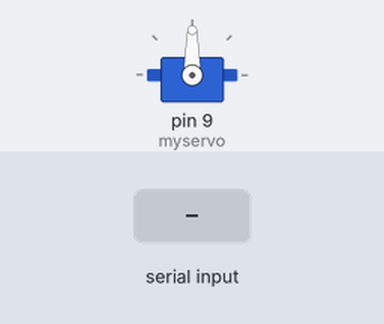
Bench run of a sketch on a simulated Arduino Uno, built with avr-gcc and run on an emulated ATmega328P. On the bench: servo. Inputs (shaded band) come from the test bench. What the sketch prints to the serial monitor is not drawn.

Above: at 1.0 s.
1.1 s: "1" received over Serial
At 1.5 s:
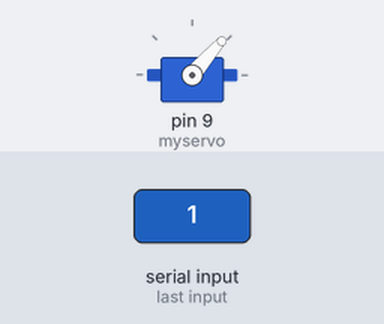
2.7 s: "0" received over Serial
At 3.9 s:
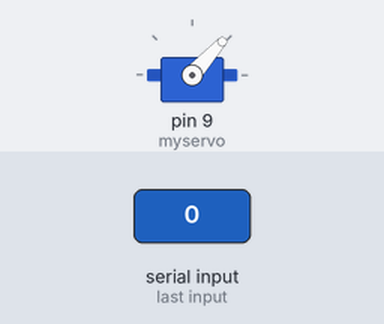
Timing chart, 0 to 5.7 s (numbered marks = the images above; inputs shaded):
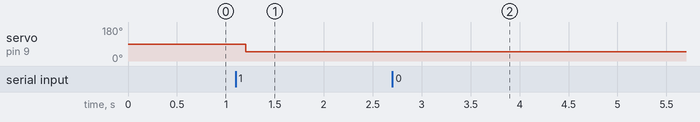

Measured:
- after the input at 1.1 s, servo on pin 9 (myservo): 90° → 49° after 0.10 s
- after the input at 2.7 s, servo on pin 9 (myservo): 49° → 48° at once

The sketch:

servo_sketch.ino
```cpp
/*
  by Jarkko Saltiola (jasalt)
  Utilizing examples
  - Communication > SerialCallResponse
  - Servo > Sweep
*/

#include <Servo.h>

Servo myservo;  // create servo object to control a servo
                // a maximum of eight servo objects can be created

int pos = 0;    // variable to store the servo position
int inByte = 0; // incoming bytes

void setup() {
  Serial.begin(9600);
  myservo.attach(9);  // attaches the servo on pin 9 to the servo object

  myservo.write(90); // start from servo center position
  establishContact(); // send a byte to establish contact until receiver responds
}

void servoTo(int deg) {
  /* Move servo to specified degree position */
  myservo.write(deg);
}

void sweep(int ms) {
  /* Goes from 0 degrees to 180 degrees in steps of 1 degree with speed defined
     by timeout in ms. */
  for(pos = 0; pos < 180; pos += 1) {
    servoTo(pos);
    delay(ms);
  }
  for(pos = 180; pos>=1; pos-=1) {
    servoTo(pos);
    delay(ms);
  }
}

void establishContact() {
  while (Serial.available() <= 0) {
    Serial.print('A');
    delay(300);
  }
}

int readControlValue(){
  if (Serial.available() > 0) {
    inByte = Serial.read();
    //Serial.write(inByte);
    Serial.write(inByte);
    return inByte;
  }
}

void loop() {
  readControlValue();
  servoTo(inByte);
  //sweep(50);

  delay(50);


}
```
